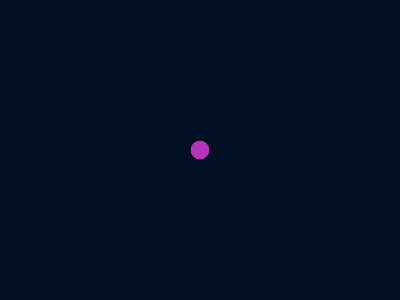
Frame 1 (no input)
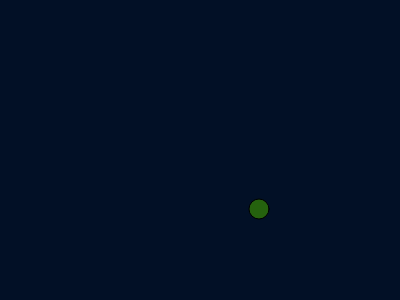
Frame 60 (no input)
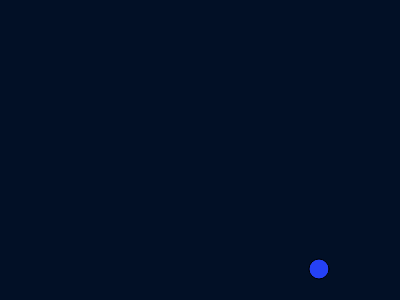
Frame 120 (the mouse pressed at the canvas centre since frame 60)

The p5.js sketch that drew these frames (run headless with seeded random() and noise() and a simulated clock; from frame 60 on, the mouse is pressed at the canvas centre):

// p5.js sketch
// ── sketch.js
/**
 * Adit Garg
 * IGME-101: Garg Bounce, 9/7/18
 * Bounce: Make a ball bounce at walls of canvas
 */

"use strict"; //catch some common coding errors

/* Global Variables */
//ball position
let x;
let y;
//ball speed
let xSpeed;
let ySpeed;
/**
 * setup : Initialization runs once; called automatically
 * Summarize code that you add
 */
function setup() {
    createCanvas(400, 300);
    background(2, 16, 38);
    xSpeed = 1; // behavior if -1?
    ySpeed = 1; // behavior if -1?
    x = width / 2;
    y = height / 2;
}

/**
 * draw : Periodically called automatically
 * Summarize code that you add
 */
function draw() {

    background(2, 16, 38);
    // draw the ball
    fill(random(0, 250), random(0, 250), random(0, 250));
    ellipse(x, y, 20, 20);

    //Horizonntal bounce
    if (x === 390 || x === 10) {
        xSpeed = -xSpeed;
    }

    //vertical bounce
    if (y === 290 || y === 10) {
        ySpeed = -ySpeed;
    }

    // move the ball
    x = x + xSpeed;
    y = y + ySpeed;
}
